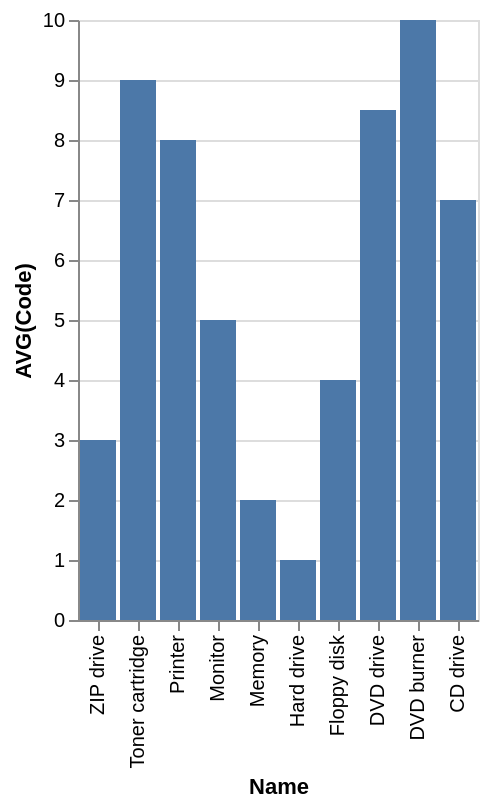

Describe this chart as a Vega-Lite specification.
### Vega-Lite specification from a JSON file in a GitHub repository (floating-point values rounded to 4 significant figures)
{"data": {"values": [{"x_data": "CD drive", "y_data": 7}, {"x_data": "DVD burner", "y_data": 10}, {"x_data": "DVD drive", "y_data": 8.5}, {"x_data": "Floppy disk", "y_data": 4}, {"x_data": "Hard drive", "y_data": 1}, {"x_data": "Memory", "y_data": 2}, {"x_data": "Monitor", "y_data": 5}, {"x_data": "Printer", "y_data": 8}, {"x_data": "Toner cartridge", "y_data": 9}, {"x_data": "ZIP drive", "y_data": 3}]}, "mark": "bar", "encoding": {"x": {"field": "x_data", "type": "nominal", "title": "Name", "sort": "descending"}, "y": {"field": "y_data", "type": "quantitative", "title": "AVG(Code)"}}}
